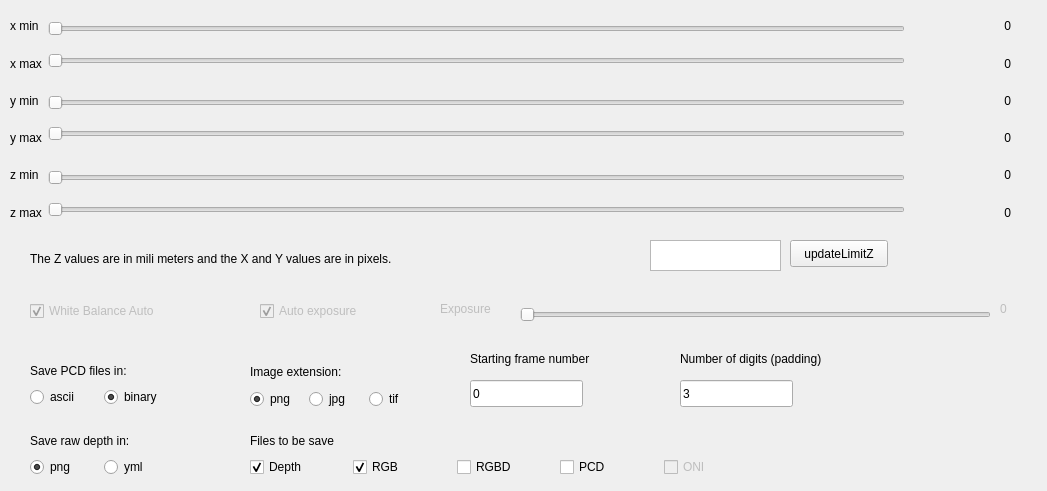
<?xml version="1.0" encoding="UTF-8"?>
<ui version="4.0">
 <class>sliders</class>
 <widget class="QWidget" name="sliders">
  <property name="geometry">
   <rect>
    <x>0</x>
    <y>0</y>
    <width>1047</width>
    <height>491</height>
   </rect>
  </property>
  <property name="windowTitle">
   <string>Limits</string>
  </property>
  <widget class="QPlainTextEdit" name="myTextEdit_limits_Z">
   <property name="geometry">
    <rect>
     <x>650</x>
     <y>240</y>
     <width>131</width>
     <height>31</height>
    </rect>
   </property>
  </widget>
  <widget class="QPushButton" name="myButton_update_limit_Z">
   <property name="geometry">
    <rect>
     <x>790</x>
     <y>240</y>
     <width>98</width>
     <height>27</height>
    </rect>
   </property>
   <property name="text">
    <string>updateLimitZ</string>
   </property>
  </widget>
  <widget class="QLabel" name="label_7">
   <property name="geometry">
    <rect>
     <x>30</x>
     <y>250</y>
     <width>571</width>
     <height>17</height>
    </rect>
   </property>
   <property name="text">
    <string>The Z values are in mili meters and the X and Y values are in pixels.</string>
   </property>
  </widget>
  <widget class="QWidget" name="layoutWidget">
   <property name="geometry">
    <rect>
     <x>10</x>
     <y>10</y>
     <width>1001</width>
     <height>218</height>
    </rect>
   </property>
   <layout class="QVBoxLayout" name="verticalLayout_10">
    <item>
     <layout class="QHBoxLayout" name="horizontalLayout_3">
      <item>
       <layout class="QVBoxLayout" name="verticalLayout_7">
        <item>
         <widget class="QLabel" name="label">
          <property name="text">
           <string>x min</string>
          </property>
         </widget>
        </item>
        <item>
         <widget class="QLabel" name="label_2">
          <property name="text">
           <string>x max</string>
          </property>
         </widget>
        </item>
       </layout>
      </item>
      <item>
       <layout class="QVBoxLayout" name="verticalLayout_8">
        <item>
         <widget class="QSlider" name="mySlider_X_min">
          <property name="orientation">
           <enum>Qt::Horizontal</enum>
          </property>
         </widget>
        </item>
        <item>
         <widget class="QSlider" name="mySlider_X_max">
          <property name="orientation">
           <enum>Qt::Horizontal</enum>
          </property>
         </widget>
        </item>
       </layout>
      </item>
      <item>
       <layout class="QVBoxLayout" name="verticalLayout_9">
        <item>
         <widget class="QLabel" name="x_min_val">
          <property name="sizePolicy">
           <sizepolicy hsizetype="Fixed" vsizetype="Preferred">
            <horstretch>0</horstretch>
            <verstretch>0</verstretch>
           </sizepolicy>
          </property>
          <property name="minimumSize">
           <size>
            <width>100</width>
            <height>0</height>
           </size>
          </property>
          <property name="text">
           <string>0</string>
          </property>
          <property name="alignment">
           <set>Qt::AlignRight|Qt::AlignTrailing|Qt::AlignVCenter</set>
          </property>
         </widget>
        </item>
        <item>
         <widget class="QLabel" name="x_max_val">
          <property name="sizePolicy">
           <sizepolicy hsizetype="Fixed" vsizetype="Preferred">
            <horstretch>0</horstretch>
            <verstretch>0</verstretch>
           </sizepolicy>
          </property>
          <property name="minimumSize">
           <size>
            <width>100</width>
            <height>0</height>
           </size>
          </property>
          <property name="text">
           <string>0</string>
          </property>
          <property name="alignment">
           <set>Qt::AlignRight|Qt::AlignTrailing|Qt::AlignVCenter</set>
          </property>
         </widget>
        </item>
       </layout>
      </item>
     </layout>
    </item>
    <item>
     <layout class="QHBoxLayout" name="horizontalLayout_2">
      <item>
       <layout class="QVBoxLayout" name="verticalLayout_4">
        <item>
         <widget class="QLabel" name="label_3">
          <property name="text">
           <string>y min</string>
          </property>
         </widget>
        </item>
        <item>
         <widget class="QLabel" name="label_4">
          <property name="text">
           <string>y max</string>
          </property>
         </widget>
        </item>
       </layout>
      </item>
      <item>
       <layout class="QVBoxLayout" name="verticalLayout_6">
        <item>
         <widget class="QSlider" name="mySlider_Y_min">
          <property name="orientation">
           <enum>Qt::Horizontal</enum>
          </property>
         </widget>
        </item>
        <item>
         <widget class="QSlider" name="mySlider_Y_max">
          <property name="orientation">
           <enum>Qt::Horizontal</enum>
          </property>
         </widget>
        </item>
       </layout>
      </item>
      <item>
       <layout class="QVBoxLayout" name="verticalLayout_5">
        <item>
         <widget class="QLabel" name="y_min_val">
          <property name="sizePolicy">
           <sizepolicy hsizetype="Fixed" vsizetype="Preferred">
            <horstretch>0</horstretch>
            <verstretch>0</verstretch>
           </sizepolicy>
          </property>
          <property name="minimumSize">
           <size>
            <width>100</width>
            <height>0</height>
           </size>
          </property>
          <property name="text">
           <string>0</string>
          </property>
          <property name="alignment">
           <set>Qt::AlignRight|Qt::AlignTrailing|Qt::AlignVCenter</set>
          </property>
         </widget>
        </item>
        <item>
         <widget class="QLabel" name="y_max_val">
          <property name="sizePolicy">
           <sizepolicy hsizetype="Fixed" vsizetype="Preferred">
            <horstretch>0</horstretch>
            <verstretch>0</verstretch>
           </sizepolicy>
          </property>
          <property name="minimumSize">
           <size>
            <width>100</width>
            <height>0</height>
           </size>
          </property>
          <property name="text">
           <string>0</string>
          </property>
          <property name="alignment">
           <set>Qt::AlignRight|Qt::AlignTrailing|Qt::AlignVCenter</set>
          </property>
         </widget>
        </item>
       </layout>
      </item>
     </layout>
    </item>
    <item>
     <layout class="QHBoxLayout" name="horizontalLayout">
      <item>
       <layout class="QVBoxLayout" name="verticalLayout_2">
        <item>
         <widget class="QLabel" name="label_5">
          <property name="text">
           <string>z min</string>
          </property>
         </widget>
        </item>
        <item>
         <widget class="QLabel" name="label_6">
          <property name="text">
           <string>z max</string>
          </property>
         </widget>
        </item>
       </layout>
      </item>
      <item>
       <layout class="QVBoxLayout" name="verticalLayout_3">
        <item>
         <widget class="QSlider" name="mySlider_Z_min">
          <property name="minimum">
           <number>1</number>
          </property>
          <property name="maximum">
           <number>3000</number>
          </property>
          <property name="orientation">
           <enum>Qt::Horizontal</enum>
          </property>
         </widget>
        </item>
        <item>
         <widget class="QSlider" name="mySlider_Z_max">
          <property name="maximum">
           <number>3000</number>
          </property>
          <property name="orientation">
           <enum>Qt::Horizontal</enum>
          </property>
         </widget>
        </item>
       </layout>
      </item>
      <item>
       <layout class="QVBoxLayout" name="verticalLayout">
        <item>
         <widget class="QLabel" name="z_min_val">
          <property name="sizePolicy">
           <sizepolicy hsizetype="Fixed" vsizetype="Preferred">
            <horstretch>0</horstretch>
            <verstretch>0</verstretch>
           </sizepolicy>
          </property>
          <property name="minimumSize">
           <size>
            <width>100</width>
            <height>0</height>
           </size>
          </property>
          <property name="text">
           <string>0</string>
          </property>
          <property name="alignment">
           <set>Qt::AlignRight|Qt::AlignTrailing|Qt::AlignVCenter</set>
          </property>
         </widget>
        </item>
        <item>
         <widget class="QLabel" name="z_max_val">
          <property name="sizePolicy">
           <sizepolicy hsizetype="Fixed" vsizetype="Preferred">
            <horstretch>0</horstretch>
            <verstretch>0</verstretch>
           </sizepolicy>
          </property>
          <property name="minimumSize">
           <size>
            <width>100</width>
            <height>0</height>
           </size>
          </property>
          <property name="text">
           <string>0</string>
          </property>
          <property name="alignment">
           <set>Qt::AlignRight|Qt::AlignTrailing|Qt::AlignVCenter</set>
          </property>
         </widget>
        </item>
       </layout>
      </item>
     </layout>
    </item>
   </layout>
  </widget>
  <widget class="QCheckBox" name="whiteBalance">
   <property name="enabled">
    <bool>false</bool>
   </property>
   <property name="geometry">
    <rect>
     <x>30</x>
     <y>300</y>
     <width>171</width>
     <height>22</height>
    </rect>
   </property>
   <property name="text">
    <string>White Balance Auto</string>
   </property>
   <property name="checked">
    <bool>true</bool>
   </property>
   <property name="tristate">
    <bool>false</bool>
   </property>
  </widget>
  <widget class="QCheckBox" name="auto_exposure">
   <property name="enabled">
    <bool>false</bool>
   </property>
   <property name="geometry">
    <rect>
     <x>260</x>
     <y>300</y>
     <width>131</width>
     <height>22</height>
    </rect>
   </property>
   <property name="text">
    <string>Auto exposure</string>
   </property>
   <property name="checked">
    <bool>true</bool>
   </property>
  </widget>
  <widget class="QSlider" name="exposure_sliders">
   <property name="enabled">
    <bool>false</bool>
   </property>
   <property name="geometry">
    <rect>
     <x>520</x>
     <y>300</y>
     <width>471</width>
     <height>29</height>
    </rect>
   </property>
   <property name="minimum">
    <number>1</number>
   </property>
   <property name="maximum">
    <number>255</number>
   </property>
   <property name="orientation">
    <enum>Qt::Horizontal</enum>
   </property>
  </widget>
  <widget class="QLabel" name="label_8">
   <property name="enabled">
    <bool>false</bool>
   </property>
   <property name="geometry">
    <rect>
     <x>440</x>
     <y>300</y>
     <width>66</width>
     <height>17</height>
    </rect>
   </property>
   <property name="text">
    <string>Exposure</string>
   </property>
  </widget>
  <widget class="QLabel" name="exposure_value">
   <property name="enabled">
    <bool>false</bool>
   </property>
   <property name="geometry">
    <rect>
     <x>1000</x>
     <y>300</y>
     <width>66</width>
     <height>17</height>
    </rect>
   </property>
   <property name="text">
    <string>0</string>
   </property>
  </widget>
  <widget class="QLabel" name="label_11">
   <property name="geometry">
    <rect>
     <x>470</x>
     <y>350</y>
     <width>161</width>
     <height>17</height>
    </rect>
   </property>
   <property name="text">
    <string>Starting frame number</string>
   </property>
  </widget>
  <widget class="QLabel" name="label_12">
   <property name="geometry">
    <rect>
     <x>680</x>
     <y>350</y>
     <width>181</width>
     <height>17</height>
    </rect>
   </property>
   <property name="text">
    <string>Number of digits (padding)</string>
   </property>
  </widget>
  <widget class="QLineEdit" name="starting_frame">
   <property name="geometry">
    <rect>
     <x>470</x>
     <y>380</y>
     <width>113</width>
     <height>27</height>
    </rect>
   </property>
   <property name="text">
    <string>0</string>
   </property>
  </widget>
  <widget class="QLineEdit" name="padding_size">
   <property name="geometry">
    <rect>
     <x>680</x>
     <y>380</y>
     <width>113</width>
     <height>27</height>
    </rect>
   </property>
   <property name="text">
    <string>3</string>
   </property>
  </widget>
  <widget class="QWidget" name="layoutWidget">
   <property name="geometry">
    <rect>
     <x>250</x>
     <y>430</y>
     <width>511</width>
     <height>47</height>
    </rect>
   </property>
   <layout class="QGridLayout" name="gridLayout">
    <item row="0" column="0">
     <widget class="QLabel" name="label_13">
      <property name="text">
       <string>Files to be save</string>
      </property>
     </widget>
    </item>
    <item row="1" column="1">
     <widget class="QCheckBox" name="rgb_checkbox">
      <property name="text">
       <string>RGB</string>
      </property>
      <property name="checked">
       <bool>true</bool>
      </property>
     </widget>
    </item>
    <item row="1" column="3">
     <widget class="QCheckBox" name="pcd_checkbox">
      <property name="text">
       <string>PCD</string>
      </property>
      <property name="checked">
       <bool>false</bool>
      </property>
     </widget>
    </item>
    <item row="1" column="2">
     <widget class="QCheckBox" name="rgbd_checkbox">
      <property name="text">
       <string>RGBD</string>
      </property>
      <property name="checked">
       <bool>false</bool>
      </property>
     </widget>
    </item>
    <item row="1" column="4">
     <widget class="QCheckBox" name="oni_checkbox">
      <property name="enabled">
       <bool>false</bool>
      </property>
      <property name="text">
       <string>ONI</string>
      </property>
      <property name="checked">
       <bool>false</bool>
      </property>
     </widget>
    </item>
    <item row="1" column="0">
     <widget class="QCheckBox" name="depth_checkbox">
      <property name="text">
       <string>Depth</string>
      </property>
      <property name="checked">
       <bool>true</bool>
      </property>
     </widget>
    </item>
   </layout>
  </widget>
  <widget class="QWidget" name="layoutWidget">
   <property name="geometry">
    <rect>
     <x>30</x>
     <y>430</y>
     <width>141</width>
     <height>47</height>
    </rect>
   </property>
   <layout class="QGridLayout" name="gridLayout_2">
    <item row="0" column="0" colspan="2">
     <widget class="QLabel" name="label_14">
      <property name="text">
       <string>Save raw depth in:</string>
      </property>
     </widget>
    </item>
    <item row="1" column="0">
     <widget class="QRadioButton" name="png_depth">
      <property name="text">
       <string>png</string>
      </property>
      <property name="checked">
       <bool>true</bool>
      </property>
     </widget>
    </item>
    <item row="1" column="1">
     <widget class="QRadioButton" name="yml_depth">
      <property name="text">
       <string>yml</string>
      </property>
     </widget>
    </item>
   </layout>
  </widget>
  <widget class="QWidget" name="layoutWidget">
   <property name="geometry">
    <rect>
     <x>30</x>
     <y>360</y>
     <width>141</width>
     <height>47</height>
    </rect>
   </property>
   <layout class="QGridLayout" name="gridLayout_3">
    <item row="0" column="0" colspan="2">
     <widget class="QLabel" name="label_9">
      <property name="text">
       <string>Save PCD files in:</string>
      </property>
     </widget>
    </item>
    <item row="1" column="0">
     <widget class="QRadioButton" name="asciiRadioButton">
      <property name="text">
       <string>ascii</string>
      </property>
      <property name="checked">
       <bool>false</bool>
      </property>
      <attribute name="buttonGroup">
       <string notr="true">buttonGroup</string>
      </attribute>
     </widget>
    </item>
    <item row="1" column="1">
     <widget class="QRadioButton" name="binaryRadioButton">
      <property name="text">
       <string>binary</string>
      </property>
      <property name="checked">
       <bool>true</bool>
      </property>
      <attribute name="buttonGroup">
       <string notr="true">buttonGroup</string>
      </attribute>
     </widget>
    </item>
   </layout>
  </widget>
  <widget class="QWidget" name="layoutWidget">
   <property name="geometry">
    <rect>
     <x>250</x>
     <y>360</y>
     <width>172</width>
     <height>49</height>
    </rect>
   </property>
   <layout class="QGridLayout" name="gridLayout_5">
    <item row="1" column="0">
     <layout class="QGridLayout" name="gridLayout_4">
      <item row="0" column="2">
       <widget class="QRadioButton" name="tif_rgb">
        <property name="text">
         <string>tif</string>
        </property>
        <attribute name="buttonGroup">
         <string notr="true">buttonGroup_2</string>
        </attribute>
       </widget>
      </item>
      <item row="0" column="0">
       <widget class="QRadioButton" name="png_rgb">
        <property name="text">
         <string>png</string>
        </property>
        <property name="checked">
         <bool>true</bool>
        </property>
        <attribute name="buttonGroup">
         <string notr="true">buttonGroup_2</string>
        </attribute>
       </widget>
      </item>
      <item row="0" column="1">
       <widget class="QRadioButton" name="jpg_rgb">
        <property name="text">
         <string>jpg</string>
        </property>
        <attribute name="buttonGroup">
         <string notr="true">buttonGroup_2</string>
        </attribute>
       </widget>
      </item>
     </layout>
    </item>
    <item row="0" column="0">
     <widget class="QLabel" name="label_10">
      <property name="text">
       <string>Image extension:</string>
      </property>
     </widget>
    </item>
   </layout>
  </widget>
 </widget>
 <resources/>
 <connections/>
 <buttongroups>
  <buttongroup name="buttonGroup_2"/>
  <buttongroup name="buttonGroup"/>
 </buttongroups>
</ui>
